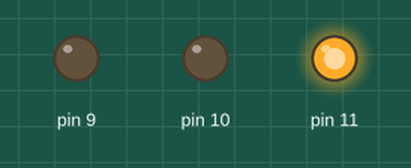
The sketch below on a simulated Arduino Uno, built with avr-gcc and run on an emulated ATmega328P. Shown: output pins drawn as LEDs (lit = HIGH).

Above: at 2.0 s.
At 4.6 s:
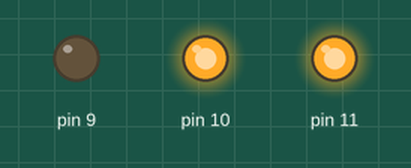
At 7.8 s:
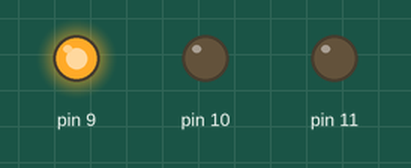
At 10.9 s:
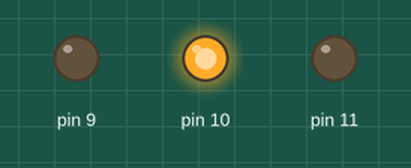
Timing chart, 0 to 16.4 s (numbered marks = the images above):
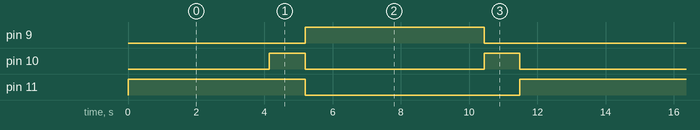

Measured:
- by itself, pin 9: alternates HIGH for 5.2 s and LOW for 7.3 s
- by itself, pin 10: alternates HIGH for 1.0 s and LOW for 5.2 s
- by itself, pin 11: repeats every 12.6 s: LOW 6.3 s, HIGH 6.3 s

The sketch:

single_traffic_light.ino
```cpp
/*
  1. RED_LED on for X seconds (others off)
  2. Be ready state, on for 1 second
  3. Green_LED ON for X seconds (others off)
  4. Yellow_LED ON for 1 second (others off)
  5. repeat
*/

int state_counter = 0;
int counter =0;
#define ON 1
#define OFF 0
#define STATE_RED 1
#define STATE_YELLOW 2
#define STATE_GREEN 3
#define STATE_BE_READY 4
#define BE_READY_TIME 1
#define ON_TIME 5


#define SET_PIN(x) (1<<x)
#define RESET_PIN(x) ~(1<<x)


unsigned char ProgramState = 0;


void Init_Timer();
void Green_led(void);
void Yellow_led(void);
void Red_led(void);
void be_ready(void);


void setup() {
  // put your setup code here, to run once:
  DDRB |= SET_PIN(1);
  DDRB |= SET_PIN(2);
  DDRB |= SET_PIN(3);

  /* Initialize the timer */
  Init_Timer();

  /* Begin the program in RED state*/
  ProgramState = STATE_RED;
}

void loop()
{
  /* declare a local variable, initialized with an undefined state */


  switch (ProgramState)
  {

    case STATE_RED:
      {
        Red_led();
        if(state_counter == ON_TIME)
        {
            ProgramState = STATE_BE_READY;
            state_counter =0;
        }
        break;
      }


      case STATE_BE_READY:
      {
        be_ready();
        if(state_counter == BE_READY_TIME )
        {
            ProgramState = STATE_GREEN;
            state_counter =0;
        }
        break;

      }


    case STATE_GREEN:
      {
          Green_led();

          if(state_counter == ON_TIME )
          {
              ProgramState = STATE_YELLOW;
              state_counter =0;
          }
        break;
      }

      case STATE_YELLOW:
      {
        Yellow_led();
        if(state_counter == BE_READY_TIME)
        {
            ProgramState = STATE_RED;
            state_counter =0;
        }

        break;
      }


    default:
      {
        break;
      }
  }


}

  ISR(TIMER1_COMPA_vect)
  {
    counter++;
    state_counter++;
  }


  void Init_Timer(void)
  {
    TCCR1A = 0;

    TCCR1B = 0;
    PORTB |= SET_PIN(1);

    TCCR1B |= 4;
    //TCCR1B |= 1 << WGM12;
    TCNT1 = 0;
    OCR1A = 62499;
    TIMSK1 = (1 << OCIE1A);

    sei();
  }


  void Red_led(void)
  {
    //turn on Red
    PORTB |= SET_PIN(3);
    // turn off others
    PORTB &= RESET_PIN(2);
    PORTB &= RESET_PIN(1);

  }


  void Yellow_led(void)
  {
    //turn on yellow
    PORTB |= SET_PIN(2);
    // turn off others
    PORTB &= RESET_PIN(3);
    PORTB &= RESET_PIN(1);
  }

  void Green_led(void)
  {
    //turn on green
    PORTB |= SET_PIN(1);
    // turn off others
    PORTB &= RESET_PIN(2);
    PORTB &= RESET_PIN(3);
  }

  void be_ready(void)
  {
    PORTB |= SET_PIN(3);
    PORTB |= SET_PIN(2);
    //turn off green
    PORTB &= RESET_PIN(1);

  }
```
